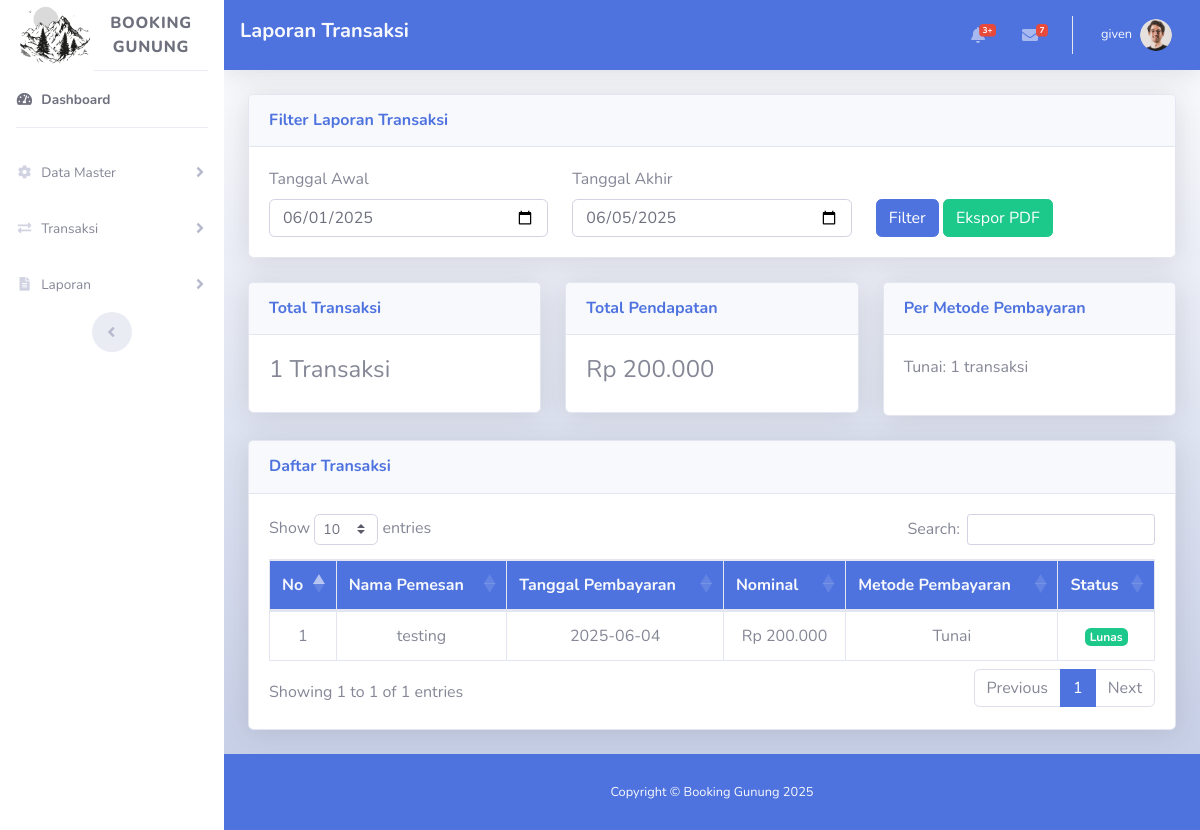
Page /laporan/laporan_transaksi.php (signed in) on the committed database.
### tables this page shows
CREATE TABLE `payments` (
  `id` int(11) NOT NULL,
  `booking_id` int(11) NOT NULL,
  `payment_date` date NOT NULL,
  `amount` decimal(15,2) NOT NULL,
  `payment_method_id` int(11) NOT NULL,
  `payment_status` enum('Lunas','Belum Lunas','Pending') NOT NULL,
  `confirmation_date` datetime DEFAULT NULL,
  `notes` text DEFAULT NULL,
  `created_at` timestamp NOT NULL DEFAULT current_timestamp()
);

CREATE TABLE `booking` (
  `id_booking` int(11) NOT NULL,
  `nama_pemesan` varchar(100) NOT NULL,
  `id_gunung` int(11) NOT NULL,
  `id_jalur` int(11) NOT NULL,
  `id_paket` int(11) NOT NULL,
  `tanggal_booking` date NOT NULL,
  `status` enum('Pending','Confirmed','Canceled') DEFAULT 'Pending',
  `nominal` int(11) NOT NULL,
  `created_at` timestamp NOT NULL DEFAULT current_timestamp(),
  `jumlah_orang` int(11) NOT NULL DEFAULT 1,
  `is_entered` tinyint(1) NOT NULL DEFAULT 0
);

CREATE TABLE `payment_methods` (
  `id` int(11) NOT NULL,
  `method_name` varchar(50) NOT NULL,
  `is_active` tinyint(1) DEFAULT 1,
  `created_at` timestamp NOT NULL DEFAULT current_timestamp()
);

### laporan/laporan_transaksi.php (the view, shortened to what this page needs)
<!DOCTYPE html>
<html lang="en">
<head>
  <link href="../vendor/fontawesome-free/css/all.min.css" rel="stylesheet" type="text/css">
  <link href="../css/sb-admin-2.min.css" rel="stylesheet">
  <link href="https://cdn.datatables.net/1.10.20/css/dataTables.bootstrap4.min.css" rel="stylesheet">
</head>
<body id="page-top">
  <div id="wrapper">
    <?php include "side_bar.php"; ?>
    <div id="content-wrapper" class="d-flex flex-column bg-gradient-light">
      <div id="content">
        <nav class="navbar navbar-expand navbar-dark bg-primary topbar mb-4 static-top shadow">
        <h5 class="text-light font-weight-bold">Laporan Transaksi</h5>
          <ul class="navbar-nav ml-auto">
            <li class="nav-item dropdown no-arrow mx-1">
              <a class="nav-link dropdown-toggle" href="#" id="alertsDropdown" role="button" data-toggle="dropdown" aria-haspopup="true" aria-expanded="false">
                <i class="fas fa-bell fa-fw"></i>
                <span class="badge badge-danger badge-counter">3+</span>
              </a>
            </li>
            <li class="nav-item dropdown no-arrow mx-1">
              <a class="nav-link dropdown-toggle" href="#" id="messagesDropdown" role="button" data-toggle="dropdown" aria-haspopup="true" aria-expanded="false">
                <i class="fas fa-envelope fa-fw"></i>
                <span class="badge badge-danger badge-counter">7</span>
              </a>
            </li>
            <li class="nav-item dropdown no-arrow">
              <a class="nav-link dropdown-toggle text-light" href="#" id="userDropdown" role="button" data-toggle="dropdown" aria-haspopup="true" aria-expanded="false">
              <span class="mr-2 d-none text-light d-lg-inline small"><?php echo htmlspecialchars($_SESSION['username']); ?></span>
                <img class="img-profile rounded-circle" src="../img/profile-img.png">
              </a>
            </li>
          </ul>
        </nav>
        <div class="container-fluid">
         <?php
         include '../config/koneksi.php';
         $start_date = isset($_GET['start_date']) ? mysqli_real_escape_string($conn, $_GET['start_date']) : date('Y-m-01');
         $end_date = isset($_GET['end_date']) ? mysqli_real_escape_string($conn, $_GET['end_date']) : date('Y-m-d');
         $where_clause = "WHERE p.payment_date BETWEEN '$start_date' AND '$end_date'";
         $query = mysqli_query($conn, "SELECT p.id, p.booking_id, b.nama_pemesan, p.payment_date, p.amount, pm.method_name, p.payment_status
                                       FROM payments p
                                       JOIN booking b ON p.booking_id = b.id_booking
                                       JOIN payment_methods pm ON p.payment_method_id = pm.id
                                       $where_clause");
         $total_transactions = mysqli_num_rows($query);
         $total_amount = 0;
         $method_stats = [];
         while ($row = mysqli_fetch_assoc($query)) {
             $total_amount += $row['amount'];
             $method_stats[$row['method_name']] = ($method_stats[$row['method_name']] ?? 0) + 1;
         }
         mysqli_data_seek($query, 0);
         ?>
         <div class="card shadow mb-4">
             <div class="card-header py-3">
                 <h6 class="m-0 font-weight-bold text-primary">Filter Laporan Transaksi</h6>
             </div>
             <div class="card-body">
                 <form method="GET">
                     <div class="row">
                         <div class="col-md-4">
                             <label>Tanggal Awal</label>
                             <input type="date" name="start_date" class="form-control" value="<?= $start_date ?>" required>
                         </div>
                         <div class="col-md-4">
                             <label>Tanggal Akhir</label>
                             <input type="date" name="end_date" class="form-control" value="<?= $end_date ?>" required>
                         </div>
                         <div class="col-md-4">
                             <label> </label><br>
                             <button type="submit" class="btn btn-primary">Filter</button>
                             <a href="generate/generate_transaksi.php?start_date=<?= $start_date ?>&end_date=<?= $end_date ?>" class="btn btn-success">Ekspor PDF</a>
                         </div>
                     </div>
                 </form>
             </div>
         </div>
         <div class="row">
             <div class="col-md-4">
                 <div class="card shadow mb-4">
                     <div class="card-header py-3">
                         <h6 class="m-0 font-weight-bold text-primary">Total Transaksi</h6>
                     </div>
                     <div class="card-body">
                         <h4><?= $total_transactions; ?> Transaksi</h4>
                     </div>
                 </div>
             </div>
             <div class="col-md-4">
                 <div class="card shadow mb-4">
                     <div class="card-header py-3">
                         <h6 class="m-0 font-weight-bold text-primary">Total Pendapatan</h6>
                     </div>
                     <div class="card-body">
                         <h4>Rp <?= number_format($total_amount, 0, ',', '.'); ?></h4>
                     </div>
                 </div>
             </div>
             <div class="col-md-4">
                 <div class="card shadow mb-4">
                     <div class="card-header py-3">
                         <h6 class="m-0 font-weight-bold text-primary">Per Metode Pembayaran</h6>
                     </div>
                     <div class="card-body">
                         <?php foreach ($method_stats as $method => $count) : ?>
                             <p><?= $method ?>: <?= $count ?> transaksi</p>
                         <?php endforeach; ?>
                     </div>
                 </div>
             </div>
         </div>
         <div class="card shadow mb-4">
             <div class="card-header py-3">
                 <h6 class="m-0 font-weight-bold text-primary">Daftar Transaksi</h6>
             </div>
             <div class="card-body">
                 <div class="table-responsive">
                     <table class="table table-bordered" id="dataTable" width="100%" cellspacing="0">
                         <thead class="bg-primary text-light text-center">
                             <tr>
                                 <th>No</th>
                                 <th>Nama Pemesan</th>
                                 <th>Tanggal Pembayaran</th>
                                 <th>Nominal</th>
                                 <th>Metode Pembayaran</th>
                                 <th>Status</th>
                             </tr>
                         </thead>
                         <tbody class="text-center">
                             <?php
                             $no = 1;
                             while ($row = mysqli_fetch_assoc($query)) {
                             ?>
                                 <tr>
                                     <td><?= $no++; ?></td>
                                     <td><?= htmlspecialchars($row['nama_pemesan']); ?></td>
                                     <td><?= htmlspecialchars($row['payment_date']); ?></td>
                                     <td>Rp <?= number_format($row['amount'], 0, ',', '.'); ?></td>
                                     <td><?= htmlspecialchars($row['method_name']); ?></td>
                                     <td>
                                         <?php if ($row['payment_status'] == 'Lunas') : ?>
                                             <span class="badge badge-success">Lunas</span>
                                         <?php elseif ($row['payment_status'] == 'Belum Lunas') : ?>
                                             <span class="badge badge-danger">Belum Lunas</span>
                                         <?php else : ?>
                                             <span class="badge badge-warning">Pending</span>
                                         <?php endif; ?>
                                     </td>
                                 </tr>
                             <?php } ?>
                         </tbody>
                     </table>
                 </div>
             </div>
         </div>
        </div>
      </div>
      <?php include "footer.php"; ?>
    </div>
  </div>
</body>
</html>

### rows in the picture
payments: booking.nama_pemesan "testing", payment_date "2025-06-04", amount "200.000", payment_method.method_name "Tunai", payment_status "Lunas"

### other values in the picture
$_SESSION['username'] "given"
$total_transactions "1"
$total_amount "200.000"
$method "Tunai"
$count "1"
